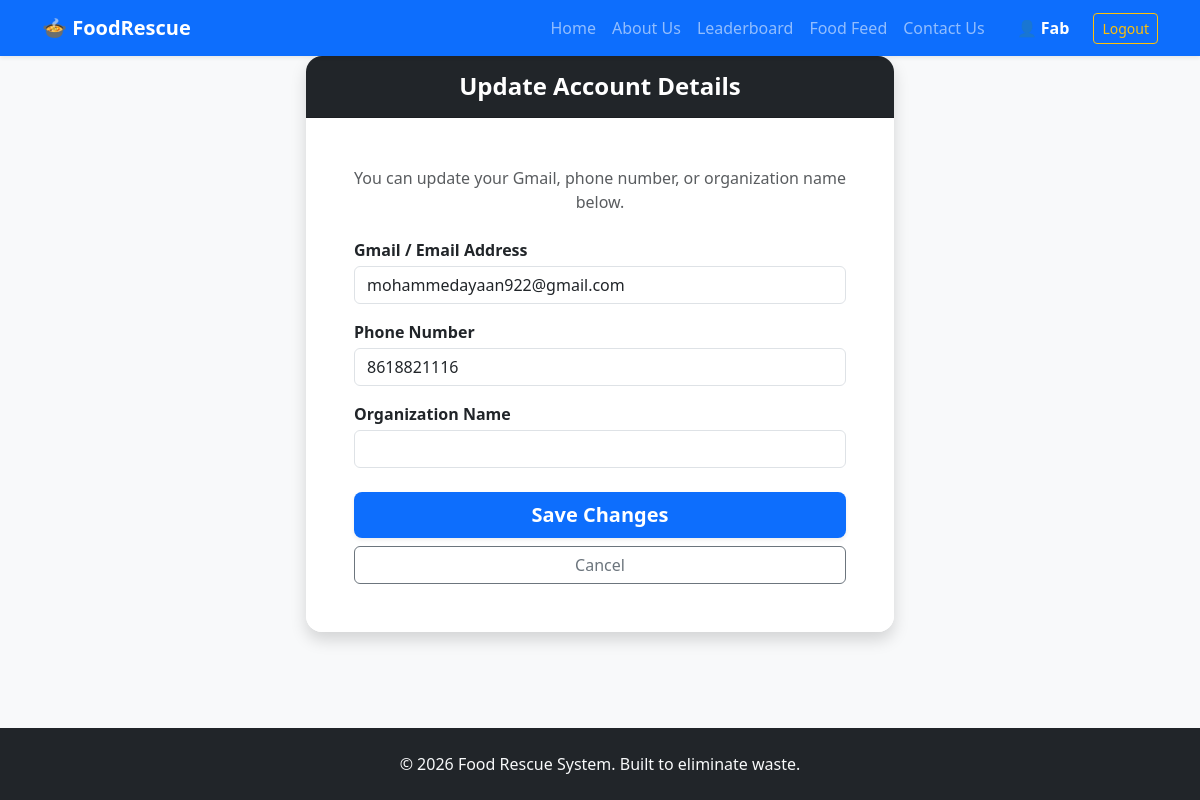
The app's page /profile/edit/ (signed in) with its own data.
### core/models.py (models this page shows, shortened)
class User(AbstractUser):
    USER_TYPE_CHOICES = (
        ('DONOR', 'Donor'),
        ('RECEIVER', 'Receiver'),
    )
    user_type = models.CharField(max_length=10, choices=USER_TYPE_CHOICES, default='DONOR')
    phone_number = models.CharField(max_length=15, blank=True, null=True)
    organization_name = models.CharField(max_length=100, blank=True, null=True)

### core/views.py (the view)
# urls.py: path('profile/edit/', views.edit_profile, name='edit_profile'),
@login_required
def edit_profile(request):
    if request.method == 'POST':
        form = UserProfileForm(request.POST, instance=request.user)
        if form.is_valid():
            form.save()
            return redirect('profile')
    else:
        form = UserProfileForm(instance=request.user)
    return render(request, 'core/edit_profile.html', {'form': form})

### core/forms.py
class UserProfileForm(forms.ModelForm):
    class Meta:
        model = User
        fields = ('email', 'phone_number', 'organization_name')
    def __init__(self, *args, **kwargs):
        super().__init__(*args, **kwargs)
        for field in self.fields.values():
            field.widget.attrs['class'] = 'form-control'

### core/templates/core/edit_profile.html (shortened to what this page needs)
{% extends 'core/base.html' %}
{% block content %}
<div class="row justify-content-center">
    <div class="col-md-6">
        <div class="card shadow border-0 rounded-4 overflow-hidden">
            <div class="card-header bg-dark text-white py-3 text-center">
                <h4 class="fw-bold mb-0">Update Account Details</h4>
            </div>
            <div class="card-body p-4 p-md-5 bg-white">
                <p class="text-muted text-center mb-4">You can update your Gmail, phone number, or organization name below.</p>
                <form method="post">
                    <div class="mb-3">
                        <label class="fw-bold mb-1">Gmail / Email Address</label>
                        {{ form.email }}
                    </div>
                    <div class="mb-3">
                        <label class="fw-bold mb-1">Phone Number</label>
                        {{ form.phone_number }}
                    </div>
                    <div class="mb-4">
                        <label class="fw-bold mb-1">Organization Name</label>
                        {{ form.organization_name }}
                    </div>
                    <div class="d-grid gap-2">
                        <button type="submit" class="btn btn-primary btn-lg fw-bold shadow-sm">Save Changes</button>
                        <a href="{% url 'profile' %}" class="btn btn-outline-secondary">Cancel</a>
                    </div>
                </form>
            </div>
        </div>
    </div>
</div>
{% endblock %}

### core/templates/core/base.html (shortened to what this page needs)
<!DOCTYPE html>
<html lang="en">
<head>
    <link href="https://cdn.jsdelivr.net/npm/bootstrap@5.3.2/dist/css/bootstrap.min.css" rel="stylesheet">
</head>
<body class="d-flex flex-column min-vh-100 bg-light">
    <nav class="navbar navbar-expand-lg navbar-dark shadow-sm sticky-top">
        <div class="container">
            <a class="navbar-brand fw-bold" href="{% url 'home' %}">🍲 FoodRescue</a>
            <div class="collapse navbar-collapse" id="navbarNav">
                <ul class="navbar-nav ms-auto align-items-center">
                    <li class="nav-item"><a class="nav-link" href="{% url 'home' %}">Home</a></li>
                    <li class="nav-item"><a class="nav-link" href="{% url 'home' %}#about">About Us</a></li>
                    <li class="nav-item"><a class="nav-link" href="{% url 'leaderboard' %}">Leaderboard</a></li>
                    <li class="nav-item"><a class="nav-link" href="{% url 'feed' %}">Food Feed</a></li>
                    <li class="nav-item"><a class="nav-link" href="{% url 'contact' %}">Contact Us</a></li>
                    {% if user.is_authenticated %}
                        <li class="nav-item ms-3"><a class="nav-link text-white fw-bold" href="{% url 'profile' %}">👤 {{ user.username }}</a></li>
                        <li class="nav-item">
                            <form action="{% url 'logout' %}" method="post" class="d-inline">
                                {% csrf_token %}<button type="submit" class="btn btn-sm btn-outline-warning ms-3">Logout</button>
                            </form>
                        </li>
                    {% else %}
                        <li class="nav-item"><a class="nav-link" href="{% url 'login' %}">Login</a></li>
                        <li class="nav-item">
                            <a class="nav-link btn btn-outline-light ms-lg-3 px-3 shadow-sm" href="{% url 'signup' %}">Sign Up</a>
                        </li>
                    {% endif %}
                </ul>
            </div>
        </div>
    </nav>
    {% block content %}{% endblock %}
    <footer class="bg-dark text-light text-center py-4 mt-auto"><p class="mb-0">&copy; 2026 Food Rescue System. Built to eliminate waste.</p></footer>
</body>
</html>

### core/templates/core/base.html (style rules this page uses)
body { scroll-behavior: smooth; }
.navbar { background-color: #0d6efd !important; }
.btn-primary { background-color: #0d6efd; border: none; }

### records on screen
User: username "Fab", email "mohammedayaan922@gmail.com", phone_number "8618821116"
